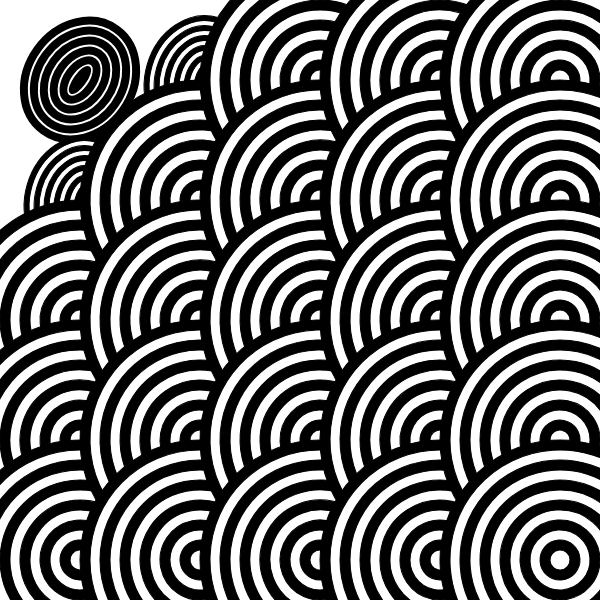
Frame 1 (no input)
Frame 60 (no input): identical to frame 1, image omitted
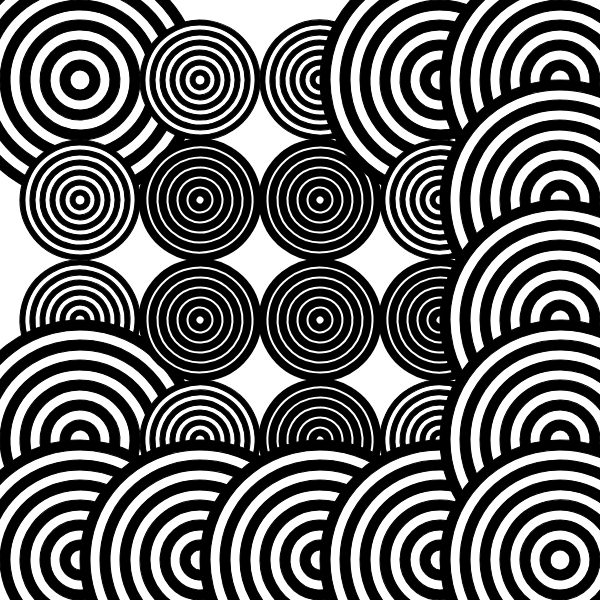
Frame 120 (the mouse pressed at the canvas centre since frame 60)

The p5.js sketch that drew these frames (run headless with seeded random() and noise() and a simulated clock; from frame 60 on, the mouse is pressed at the canvas centre):

// p5.js sketch
// ── sketch.js

// cantidad de figuras
let cantidad =12;
// separación entre figuras
let separacion = 20;
function setup(){

  createCanvas(600,600);

  // dibujar elipses desde el centro
  ellipseMode(CENTER);
}
function draw(){
// fondo blanco
background(255);

  // recorrer columnas
for(let x = 80; x < width; x += 120){

    // recorrer filas
for(let y = 80; y < height; y += 120){

push();

// mover cada sistema
translate(x,y);

// distancia entre mouse y figura
      let distancia = dist(x,y,mouseX,mouseY);
  
// rotación dinámica
let angulo = map(distancia,0,width,1,-1);
rotate(angulo);

// dibujar muchos círculos
      for(let i = cantidad; i > 0; i--){

// tamaño base
let tamano = i * separacion;

cambiarColor(i);
if(distancia < 150){

strokeWeight(3);
 } else {

strokeWeight(1);
}
stroke(0);

// deformación horizontal
let ancho = tamano + map(mouseX,0,width,-20,20);
// deformación vertical
let alto = tamano + map(mouseY,0,height,20,-20);
 // si el mouse está cerca
if(distancia < 250){
 // círculos deformados
ellipse(0,0,ancho * 0.5,alto * 0.5);
} else {
          
// círculos normales
ellipse(0,0,tamano,tamano);
        }
      }
      pop();
    }
  }
}
function cambiarColor(i){
  // alternar colores
  if(i % 2 == 0){

    fill(0);
} else {
fill(255);
  }
}
